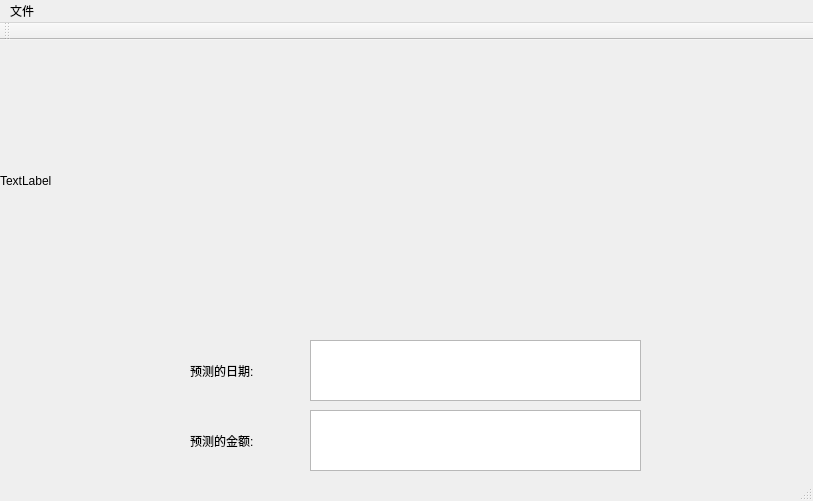
<?xml version="1.0" encoding="UTF-8"?>
<ui version="4.0">
 <class>MainWindow</class>
 <widget class="QMainWindow" name="MainWindow">
  <property name="geometry">
   <rect>
    <x>0</x>
    <y>0</y>
    <width>813</width>
    <height>501</height>
   </rect>
  </property>
  <property name="windowTitle">
   <string>MainWindow</string>
  </property>
  <widget class="QWidget" name="centralWidget">
   <widget class="QLabel" name="label_pic">
    <property name="geometry">
     <rect>
      <x>0</x>
      <y>0</y>
      <width>811</width>
      <height>281</height>
     </rect>
    </property>
    <property name="text">
     <string>TextLabel</string>
    </property>
   </widget>
   <widget class="QLabel" name="label_2">
    <property name="geometry">
     <rect>
      <x>190</x>
      <y>300</y>
      <width>111</width>
      <height>61</height>
     </rect>
    </property>
    <property name="text">
     <string>预测的日期:</string>
    </property>
   </widget>
   <widget class="QLabel" name="label_3">
    <property name="geometry">
     <rect>
      <x>190</x>
      <y>370</y>
      <width>111</width>
      <height>61</height>
     </rect>
    </property>
    <property name="text">
     <string>预测的金额:</string>
    </property>
   </widget>
   <widget class="QTextBrowser" name="textBrowser">
    <property name="geometry">
     <rect>
      <x>310</x>
      <y>300</y>
      <width>331</width>
      <height>61</height>
     </rect>
    </property>
   </widget>
   <widget class="QTextBrowser" name="textBrowser_2">
    <property name="geometry">
     <rect>
      <x>310</x>
      <y>370</y>
      <width>331</width>
      <height>61</height>
     </rect>
    </property>
   </widget>
  </widget>
  <widget class="QMenuBar" name="menuBar">
   <property name="geometry">
    <rect>
     <x>0</x>
     <y>0</y>
     <width>813</width>
     <height>23</height>
    </rect>
   </property>
   <widget class="QMenu" name="menu">
    <property name="title">
     <string>文件</string>
    </property>
    <addaction name="action"/>
   </widget>
   <addaction name="menu"/>
  </widget>
  <widget class="QToolBar" name="mainToolBar">
   <attribute name="toolBarArea">
    <enum>TopToolBarArea</enum>
   </attribute>
   <attribute name="toolBarBreak">
    <bool>false</bool>
   </attribute>
  </widget>
  <widget class="QStatusBar" name="statusBar"/>
  <action name="action">
   <property name="text">
    <string>打开</string>
   </property>
  </action>
 </widget>
 <layoutdefault spacing="6" margin="11"/>
 <resources/>
 <connections/>
</ui>
